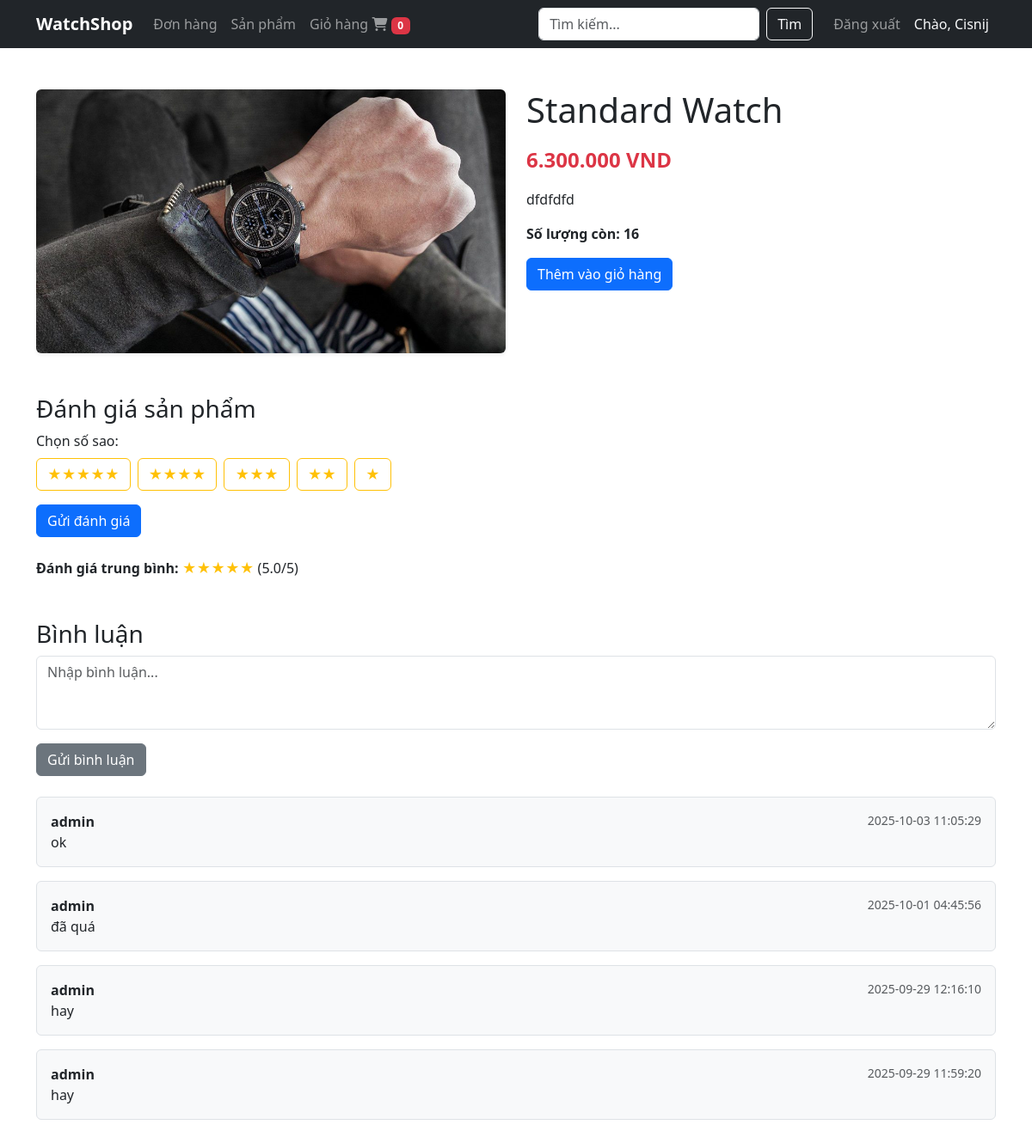
Page /index.php?action=productDetails&id=31 (signed in) on the committed database.
### tables this page shows
CREATE TABLE `products` (
  `id` int(11) NOT NULL,
  `name` varchar(255) NOT NULL,
  `description` text DEFAULT NULL,
  `image` varchar(255) DEFAULT NULL,
  `price` decimal(10,2) DEFAULT 0.00,
  `stock` int(11) NOT NULL,
  `category_id` int(11) NOT NULL,
  `created_at` timestamp NOT NULL DEFAULT current_timestamp(),
  `updated_at` timestamp NOT NULL DEFAULT current_timestamp() ON UPDATE current_timestamp()
);

CREATE TABLE `comments` (
  `id` int(11) NOT NULL,
  `product_id` int(11) NOT NULL,
  `user_id` int(11) NOT NULL,
  `comment_text` text NOT NULL,
  `created_at` timestamp NULL DEFAULT current_timestamp()
);

CREATE TABLE `users` (
  `id` int(11) NOT NULL,
  `fullname` varchar(32) NOT NULL,
  `username` varchar(50) NOT NULL,
  `password` varchar(255) NOT NULL,
  `email` varchar(100) NOT NULL,
  `phone` varchar(15) NOT NULL,
  `total_spent` decimal(15,2) NOT NULL DEFAULT 0.00,
  `role` enum('admin','user') NOT NULL DEFAULT 'user',
  `status` tinyint(1) NOT NULL DEFAULT 0,
  `level` enum('Diamond','Gold','Silver','Common') NOT NULL DEFAULT 'Common',
  `created_at` timestamp NOT NULL DEFAULT current_timestamp(),
  `updated_at` timestamp NOT NULL DEFAULT current_timestamp() ON UPDATE current_timestamp()
);

### controller/site/ProductController.php (called while the page is built, shortened)
<?php
require_once __DIR__ . "/../../model/Product.php";
require_once __DIR__ . "/../../model/Rating.php";
require_once __DIR__ . "/../../model/Comments.php";
class ProductController {
    private Product $productModel;
    private Rating $ratingModel;
    private Comments $commentsModel;
    public function __construct(Product $productModel, Rating $ratingModel, Comments $commentsModel) {
        $this->productModel = $productModel;
        $this->ratingModel = $ratingModel;
        $this->commentsModel = $commentsModel;
    }
    public function productDetails()
    {
        $user_id = $_SESSION['user']['id'];
        $id = $_GET['id'] ?? null;
        $product = $this->productModel->getProductById($id);
        $comments = $this->commentsModel->getComments($id);
        $averageRating = $this->ratingModel->getAverageRating($id);
        $isRating = $this->ratingModel->checkRating($id,$user_id);
        include __DIR__ . "/../../view/site/product-details.php";
    }
}

### model/Product.php (called while the page is built, shortened)
<?php
class Product {
    private $pdo;
    public function __construct($pdo) {
        $this->pdo = $pdo;
    }
    public function getProductById(int $id): ?array {
        $stmt = $this->pdo->prepare("SELECT * FROM products WHERE id = :id");
        $stmt->execute(['id' => $id]);
        $product = $stmt->fetch(PDO::FETCH_ASSOC);
        return $product ?: null;
    }
}

### model/Rating.php (called while the page is built, shortened)
<?php
class Rating
{
    private $pdo;
    public function __construct($pdo) {
        $this->pdo = $pdo;
    }
    public function getAverageRating($product_id) {
        $stmt = $this->pdo->prepare("SELECT AVG(rating) as avg_rating FROM rating WHERE product_id = ?");
        $stmt->execute([$product_id]);
        return $stmt->fetchColumn();
    }
    public function checkRating($product_id,$user_id):bool {
        $stmt = $this->pdo->prepare("SELECT 1 FROM rating WHERE product_id = ? AND user_id = ?");
        $stmt->execute([$product_id, $user_id]);
        return (bool) $stmt->fetch();
    }
}
?>

### model/Comments.php (called while the page is built, shortened)
<?php
class Comments {
    private $pdo;
    public function __construct(PDO $pdo) {
        $this->pdo = $pdo;
    }
    public function getComments(int $id):array{
        $stmt = $this->pdo->prepare("SELECT c.*, u.username  FROM comments c JOIN users u ON c.user_id = u.id WHERE product_id = :id ORDER BY created_at DESC");
        $stmt->execute(['id' => $id]);
        return $stmt->fetchAll(PDO::FETCH_ASSOC);
    }
}
?>

### view/site/product-details.php (the view, shortened to what this page needs)
<?php include __DIR__ . '/components/header.php'; ?>
<div class="container py-5">
  <div class="row">
    <div class="col-md-6">
      <img src="view/image/<?= htmlspecialchars($product['image']) ?>"
           class="img-fluid rounded shadow-sm"
           alt="<?= htmlspecialchars($product['name']) ?>">
    </div>
    <div class="col-md-6">
      <h1 class="mb-3"><?= htmlspecialchars($product['name']) ?></h1>
      <p class="text-danger fs-4 fw-bold">
        <?= number_format($product['price'], 0, ',', '.') ?> VND
      </p>
      <p><?= nl2br(htmlspecialchars($product['description'])) ?></p>
      <p class="fw-bold">Số lượng còn: <?= $product['stock'] ?></p>
      <form method="POST" action="index.php?action=productDetails&id=<?= $product['id'] ?>">
          <button type="submit" class="btn btn-primary">Thêm vào giỏ hàng</button>
      </form>
    </div>
  </div>
<div class="mt-5">
  <h3>Đánh giá sản phẩm</h3>
  <?php if (!$isRating): ?>
    <form method="post" action="index.php?action=productDetails&id=<?= $product['id'] ?>" class="mb-4">
      <div class="mb-3">
        <label class="form-label">Chọn số sao:</label>
        <div class="d-flex gap-2">
          <?php for ($i = 5; $i >= 1; $i--): ?>
            <label for="star<?= $i ?>" class="btn btn-outline-warning">
              <?= str_repeat('★', $i) ?>
            </label>
          <?php endfor; ?>
        </div>
      </div>
      <button type="submit" class="btn btn-primary">Gửi đánh giá</button>
    </form>
  <?php else: ?>
    <p class="text-success fw-bold">Bạn đã đánh giá sản phẩm này rồi.</p>
  <?php endif; ?>
  <?php if (isset($averageRating)): ?>
    <div class="mb-4">
      <strong>Đánh giá trung bình: </strong>
      <span class="text-warning">
        <?= str_repeat('★', floor($averageRating)) ?>
      </span>
      (<?= number_format($averageRating, 1) ?>/5)
    </div>
  <?php endif; ?>
</div>
  <div class="mt-5">
    <h3>Bình luận</h3>
    <form method="post" action="index.php?action=productDetails&id=<?= $product['id'] ?>" class="mb-4">
      <div class="mb-3">
        <textarea name="comment_text" rows="3" class="form-control" placeholder="Nhập bình luận..." required></textarea>
      </div>
      <button type="submit" class="btn btn-secondary">Gửi bình luận</button>
    </form>
    <?php if (!empty($comments)): ?>
      <?php foreach ($comments as $cmt): ?>
        <div class="border rounded p-3 mb-3 bg-light">
          <strong><?= htmlspecialchars($cmt['username']) ?></strong>
          <small class="text-muted float-end"><?= htmlspecialchars($cmt['created_at']) ?></small>
          <p class="mb-0"><?= nl2br(htmlspecialchars($cmt['comment_text'])) ?></p>
        </div>
      <?php endforeach; ?>
    <?php else: ?>
      <p>Chưa có bình luận nào cho sản phẩm này.</p>
    <?php endif; ?>
  </div>
</div>
</body>
</html>

### rows in the picture
products: image (picture), name "Standard Watch", price "6.300.000", description "dfdfdfd", stock "16"
comments: user.username "admin", created_at "2025-10-03 11:05:29", comment_text "ok"
comments: user.username "admin", created_at "2025-10-01 04:45:56", comment_text "đã quá"
comments: user.username "admin", created_at "2025-09-29 12:16:10", comment_text "hay"
comments: user.username "admin", created_at "2025-09-29 11:59:20", comment_text "hay"

### other values in the picture
$totalItems "0"
$_SESSION['user']['username'] "Cisnij"
str_repeat('★', $i) "★★★★★"
str_repeat('★', $i) "★★★★"
str_repeat('★', $i) "★★★"
str_repeat('★', $i) "★★"
str_repeat('★', $i) "★"
str_repeat('★', floor($averageRating)) "★★★★★"
$averageRating "5.0"
